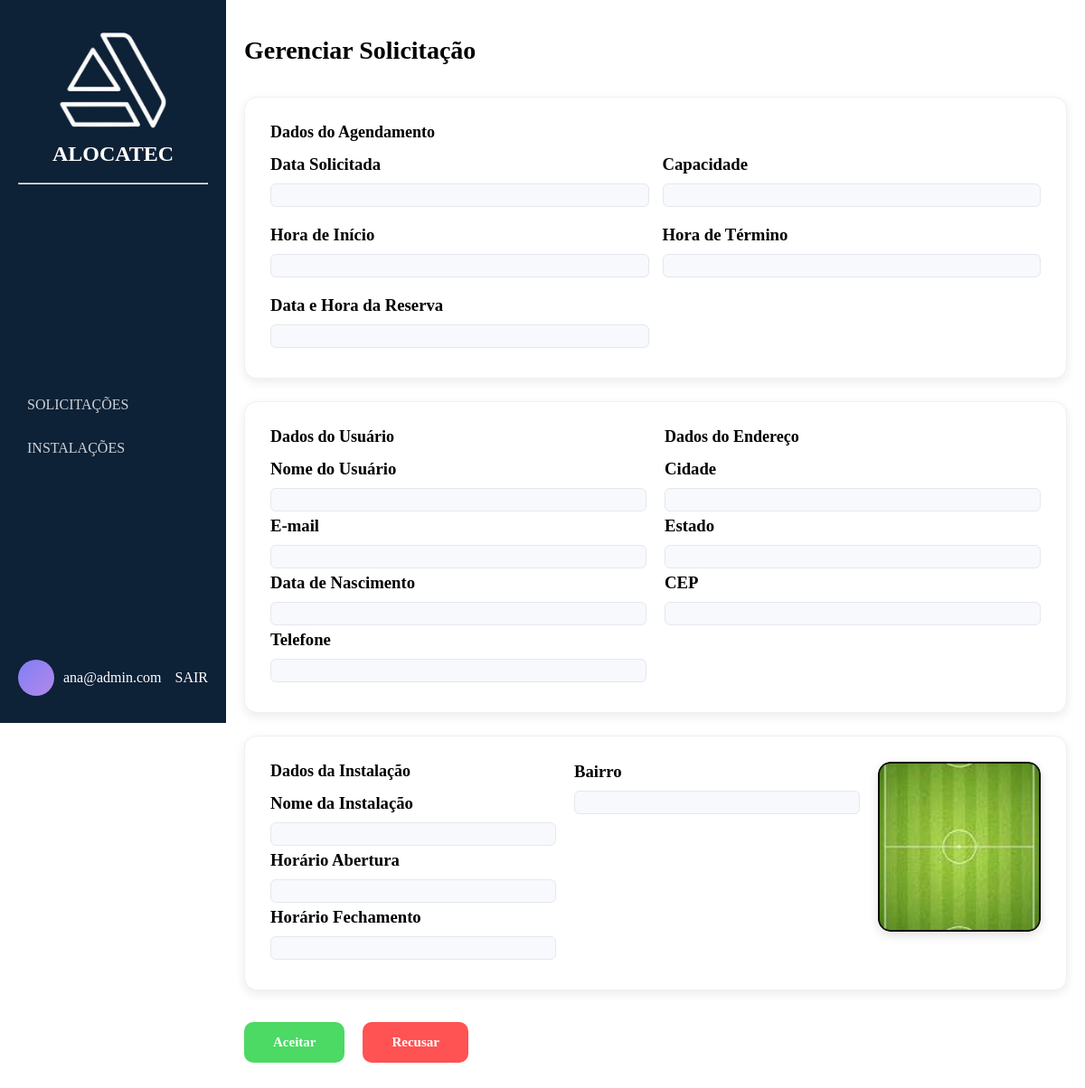
Before: /pages/gerenciar_solicitacao/gerenciar.php?id=5 (signed in) with the older database file.
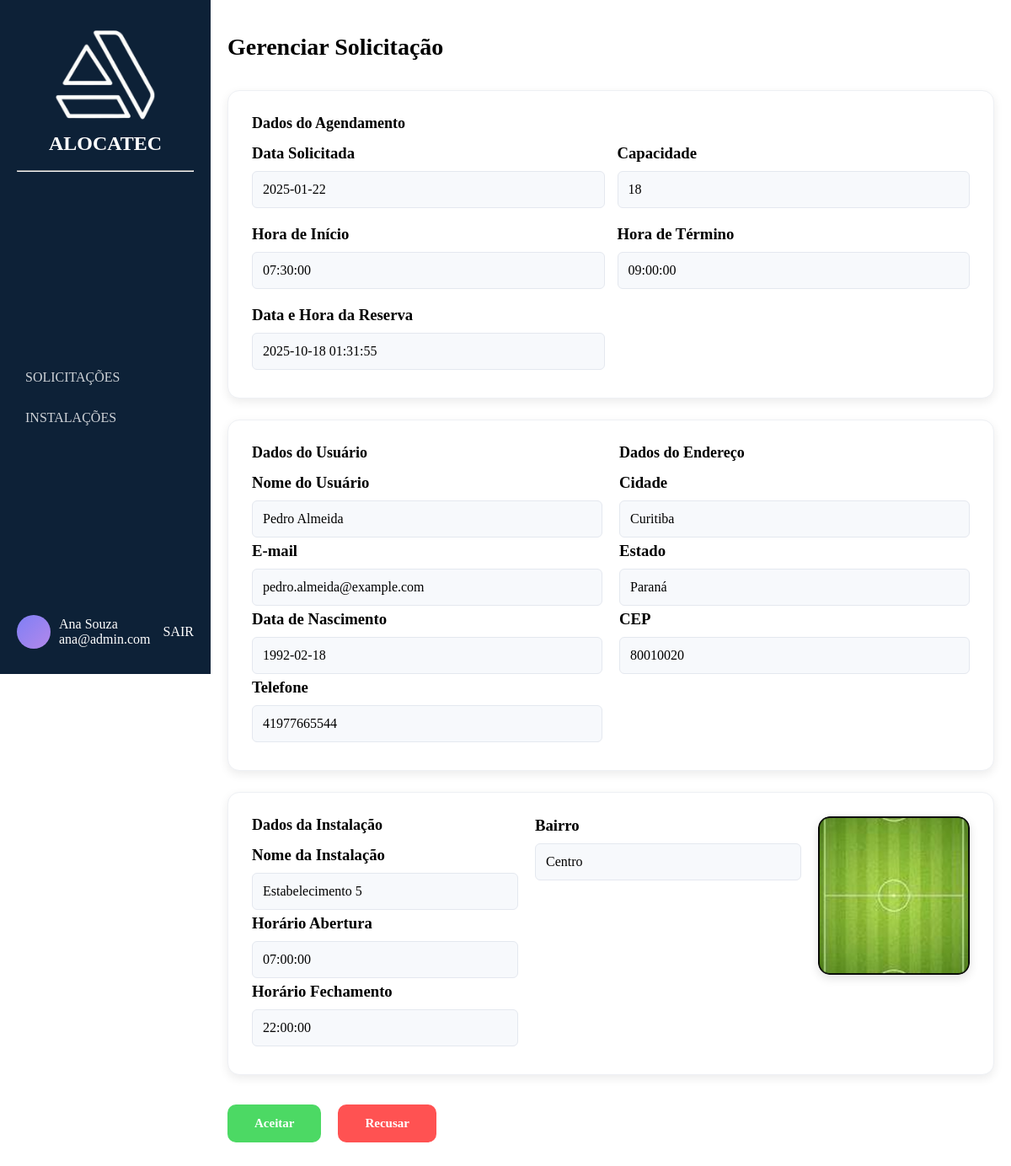
After: the same page with the newer database file.
### tables this page shows
CREATE TABLE reserva (
    id_reserva INT AUTO_INCREMENT PRIMARY KEY,
    data DATE NOT NULL,
    horario_inicio TIME NOT NULL,
    horario_fim TIME NOT NULL,
    status ENUM('pendente', 'concluída', 'cancelada') NOT NULL,
    capacidade INT NOT NULL, 
     data_reserva DATETIME DEFAULT CURRENT_TIMESTAMP,
    id_usuario INT NOT NULL,
    id_estabelecimento INT NOT NULL,
    id_espaco INT NOT NULL,
    id_administrador INT NOT NULL,
    FOREIGN KEY (id_usuario) REFERENCES usuario(id_usuario),
    FOREIGN KEY (id_estabelecimento) REFERENCES estabelecimento(id_estabelecimento),
    FOREIGN KEY (id_espaco) REFERENCES espaco(id_espaco),
    FOREIGN KEY (id_administrador) REFERENCES administrador(id_administrador)
);

CREATE TABLE usuario (
    id_usuario INT AUTO_INCREMENT PRIMARY KEY,
    nome_usu VARCHAR(100) NOT NULL,
    email VARCHAR(100) NOT NULL,
    telefone VARCHAR(20) NOT NULL,
    data_nas date not null,
    estado varchar(50) not null,
    cidade varchar(100) not null,
    cep varchar(8) not null,
    cpf VARCHAR(20) NOT NULL,
    endereco VARCHAR(150) NOT NULL,
    senha VARCHAR(255) NOT NULL,
    genero enum('F', 'M') not null
);

CREATE TABLE estabelecimento (
    id_estabelecimento INT AUTO_INCREMENT PRIMARY KEY,
    nome_est VARCHAR(100) NOT NULL,
    tipo ENUM('Vôlei','Futebol','Basquete','Piscina', 'Poliesportivo','Outros') NOT NULL,
    endereco VARCHAR(150) NOT NULL,
    numero NUMERIC(5) NOT NULL,
    bairro VARCHAR(150) NOT NULL,
    cep VARCHAR(10) NOT NULL,
    cidade VARCHAR(150) NOT NULL,
    complemento VARCHAR(150),
    uf VARCHAR(2) NOT NULL,
    status ENUM('Ativo', 'Inativo') NOT NULL,
    inicio TIME NOT NULL,
    termino TIME NOT NULL,
    disponibilidade ENUM('Seg-Sex', 'Sab-Dom', 'Seg-Dom') NOT NULL,
    id_administrador INT NOT NULL,
    FOREIGN KEY (id_administrador) REFERENCES administrador(id_administrador)
);

### login/login.php (called while the page is built, shortened)
<?php
if (session_status() === PHP_SESSION_NONE) {
class Store {
    public static function get($key) {
        return $_SESSION[$key] ?? null;
    }
}
}

### pages/gerenciar_solicitacao/gerenciar.php (the view, shortened to what this page needs)
<?php
require_once '../../login/login.php';
$usuario = Store::get('usuario');
?>
<!DOCTYPE html>
<html lang="pt-br">
<head>
    <link rel="stylesheet" href="gerenciar.css">
</head>
<body>
<div class="container">
    <aside class="sidebar">
        <div class="logo">
            <div class="icone-logo">
                <img src="./img/logo.png" alt="Logo">
            </div>
            <h2>ALOCATEC</h2>
            <br>
            <hr>
        </div>
        <nav>
            <ul>
                <li><a href="../solicitacao/solicitacao.php">SOLICITAÇÕES</a></li>
                <li><a href="../instalacoes/instalacoes.php">INSTALAÇÕES</a></li>
            </ul>
        </nav>
        <div class="user">
            <div class="avatar"></div>
            <div class="user-info">
                <p class="nome"><?= htmlspecialchars($usuario['nome']); ?></p>
                <p class="cargo"><?= htmlspecialchars($usuario['email']); ?></p>
            </div>
            <a href="../../login/logout.php" class="logout">SAIR</a>
        </div>
    </aside>
    <main class="content">
          <div class="cards-wrapper">
        <h1>Gerenciar Solicitação</h1>
<?php
require_once '../../database/conexao_bd_mysql.php';
$id = intval($_GET['id']);
$sql = "
SELECT
    s.*,
    u.nome_usu, u.email, u.data_nas, u.telefone,
    e.bairro, u.estado, u.cidade, u.cep,
    e.nome_est AS nome_est, e.inicio, e.termino,
    esp.capacidade AS capacidade_espaco,
    esp.cobertura,
    esp.localidade
FROM reserva s
INNER JOIN usuario u
    ON s.id_usuario = u.id_usuario
INNER JOIN estabelecimento e
    ON s.id_estabelecimento = e.id_estabelecimento
INNER JOIN espaco esp
    ON s.id_espaco = esp.id_espaco
WHERE s.id_reserva = $id";
$reservas = mysqli_query($conexao_servidor_bd, $sql);
$value = mysqli_fetch_assoc($reservas);
?>
        <section class="card">
            <h2>Dados do Agendamento</h2>
            <div class="grid">
                <div>
                    <h3>Data Solicitada</h3>
                    <p><?= htmlspecialchars($value['data']) ?></p>
                </div>
                <div>
                    <h3>Capacidade</h3>
                    <p><?= htmlspecialchars($value['capacidade']) ?></p>
                </div>
                <div>
                    <h3>Hora de Início</h3>
                    <p><?= htmlspecialchars($value['horario_inicio']) ?></p>
                </div>
                <div>
                    <h3>Hora de Término</h3>
                    <p><?= htmlspecialchars($value['horario_fim']) ?></p>
                </div>
                <div>
                    <h3>Data e Hora da Reserva</h3>
                    <p><?= htmlspecialchars($value['data_reserva']) ?></p>
                </div>
            </div>
        </section>
        <section class="card row">
            <div class="col">
                <h2>Dados do Usuário</h2>
                <h3>Nome do Usuário</h3>
                <p><?= htmlspecialchars($value['nome_usu']) ?></p>
                <h3>E-mail</h3>
                <p><?= htmlspecialchars($value['email']) ?></p>
                <h3>Data de Nascimento</h3>
                <p><?= htmlspecialchars($value['data_nas']) ?></p>
                <h3>Telefone</h3>
                <p><?= htmlspecialchars($value['telefone']) ?></p>
            </div>
            <div class="col">
                <h2>Dados do Endereço</h2>
                <h3>Cidade</h3>
                <p><?= htmlspecialchars($value['cidade']) ?></p>
                <h3>Estado</h3>
                <p><?= htmlspecialchars($value['estado']) ?></p>
                <h3>CEP</h3>
                <p><?= htmlspecialchars($value['cep']) ?></p>
            </div>
        </section>
        <section class="card row">
            <div class="col">
                <h2>Dados da Instalação</h2>
                <h3>Nome da Instalação</h3>
                <p><?= htmlspecialchars($value['nome_est']) ?></p>
                <h3>Horário Abertura</h3>
                <p><?= htmlspecialchars($value['inicio']) ?></p>
                <h3>Horário Fechamento</h3>
                <p><?= htmlspecialchars($value['termino']) ?></p>
            </div>
            <div class="col">
                <h3>Bairro</h3>
                <p><?= htmlspecialchars($value['bairro']) ?></p>
            </div>
            <div class="install-img">
                <img src="./img/futebol.png" alt="Imagem da instalação">
            </div>
        </section>
        <div class="actions">
            <button class="accept" onclick="aceitarReserva(<?= $value['id_reserva'] ?>)">Aceitar</button>
            <button class="reject">Recusar</button>
        </div>
</div>
    </main>
</div>
</body>
</html>

### pages/gerenciar_solicitacao/gerenciar.css (style rules this page uses)
* { margin: 0; padding: 0; box-sizing: border-box; font-family: "Nunito"; }
body { background: #ffffff; }
.container { display: flex; }
.sidebar { position: fixed; left: 0; top: 0; height: 100vh; width: 250px; background: #0d2137; color: white; display: flex; flex-direction: column; justify-content: space-between; padding: 30px 20px; }
.logo { text-align: center; margin-bottom: 10px; }
.logo img { width: 120px; height: auto; }
nav ul { list-style: none; }
nav ul li { padding: 15px 10px; cursor: pointer; opacity: 0.8; transition: 0.3s; }
a { text-decoration: none; color: white; }
.user { display: flex; align-items: center; gap: 10px; }
.avatar { width: 40px; height: 40px; background: linear-gradient(135deg, #7f7ff5, #b388eb); border-radius: 50%; }
.logout { margin-left: auto; }
.content { margin-left: 250px; width: calc(100% - 250px); min-height: 100vh; display: flex; justify-content: center; padding: 40px 20px; }
.cards-wrapper { width: 100%; max-width: 1100px; display: flex; flex-direction: column; gap: 25px; }
.content h1 { font-size: 28px; font-weight: 700; margin-bottom: 10px; }
.card { background: white; border-radius: 14px; padding: 28px; box-shadow: 0 4px 12px rgba(0, 0, 0, 0.08); border: 1px solid #eef0f4; }
.card h2 { font-size: 18px; margin-bottom: 14px; }
.grid { display: grid; grid-template-columns: repeat(2, 1fr); gap: 15px; }
.grid p, .col p { background: #f7f9fc; padding: 12px; border-radius: 6px; border: 1px solid #e4e8ef; margin-top: 10px; margin-bottom: 5px; }
.row { display: flex; gap: 20px; }
.col { flex: 1; }
.install-img img { width: 180px; border-radius: 14px; box-shadow: 0 4px 12px rgba(0, 0, 0, 0.12); }
.actions { margin-top: 10px; display: flex; gap: 20px; }
.accept, .reject { padding: 14px 32px; border: none; border-radius: 10px; font-weight: 600; cursor: pointer; font-size: 15px; transition: 0.25s; }
.accept { background: #4cd964; color: white; }
.reject { background: #ff5252; color: white; }

Changed rows visible on the page:
now on this page (row edited): reserva: data "2025-01-22", capacidade "18", horario_inicio "07:30:00", horario_fim "09:00:00", data_reserva "2025-10-18 01:31:55", id_usuario.nome_usu "Pedro Almeida", id_usuario.email "pedro.almeida@example.com", id_usuario.data_nas "1992-02-18", id_usuario.telefone "41977665544", id_usuario.cidade "Curitiba", id_usuario.estado "Paraná", id_usuario.cep "80010020", id_estabelecimento.nome_est "Estabelecimento 5", id_estabelecimento.inicio "07:00:00", id_estabelecimento.termino "22:00:00", id_estabelecimento.bairro "Centro"
Other visible differences:
$usuario['nome']: (not shown) → "Ana Souza"
